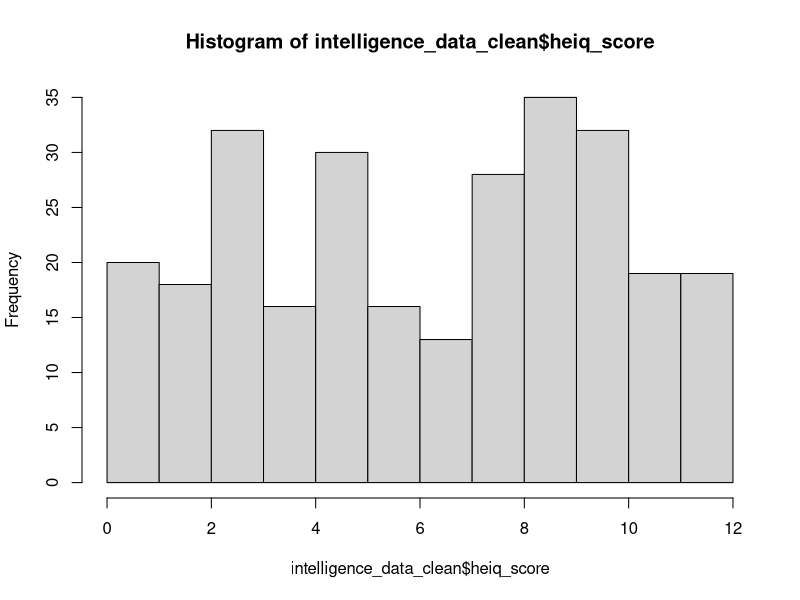
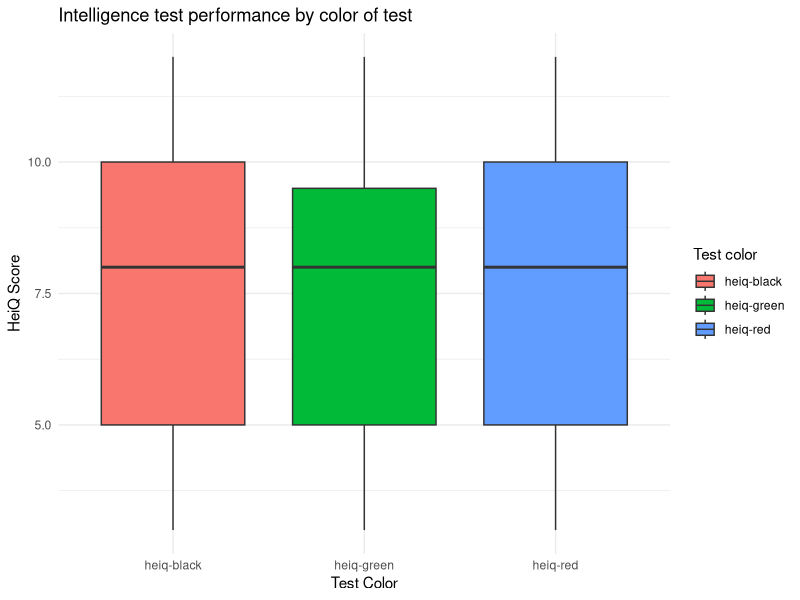

Write the R code that produced these figures, in order.
#### Challenge 1 ------
library(dplyr)
library(ggplot2)
library(psych)

#### Challenge 2 ------
data <- read.csv("episodes/data/empra_color_intelligence_clean.csv")

#### Challenge 3 ------
colnames(data)
# View(data)

str(data)

# Intelligence Columns:
# everything starting with "item", "fragebogen_der_im_interview_verwendet_wurde",
# maybe "abi" as validation, starting with *dq*

# Physical Activity Columns:
# everything including *sportart*

#### Challenge 4 ------
describe(data)
glimpse(data)

intelligence_data <- data %>%
  select(contains("item"), fragebogen_der_im_interview_verwendet_wurde,
         contains("dq"))

describe(intelligence_data)

# Answers to the items are weird (ranging 1-9 and including -9)

#### Challenge 5 ------
intelligence_data_clean <- intelligence_data %>%
  filter(item_kont == 1)

nrow(intelligence_data) - nrow(intelligence_data_clean)

intelligence_data %>%
  filter(item_kont != 1 | is.na(item_kont)) %>% View()

# 21 participants excluded, some correct answers to other items, but may be chance

#### Challenge 6 ------
intelligence_data_clean <- intelligence_data_clean %>%
  mutate(
    across(
      starts_with("item"),
      ~ ifelse(.x == 1, 1, 0),
      .names = "{.col}_acc"
    )
  )

#### Challenge 7 ------
intelligence_data_clean <- intelligence_data_clean %>%
  mutate(
    heiq_score = rowSums(across(matches("item\\d+_acc")), na.rm = TRUE)
  )

#### Challenge 8 ------
hist(intelligence_data_clean$heiq_score)

# Not normally distributed, some values are 0 or 1

#### Challenge 9 ------
# Random chance would be 12/9 = 1.3 items, exclude all with < 2
intelligence_data_noguessing <- intelligence_data_clean %>%
  filter(heiq_score > 2, dq_distraction != 3, dq_meaningless_responses != 3)

#### Challenge 10 ------
intelligence_data_noguessing %>%
  count(fragebogen_der_im_interview_verwendet_wurde)

#### Challenge 11 ------
intelligence_data_noguessing %>%
  group_by(fragebogen_der_im_interview_verwendet_wurde) %>%
  summarize(
    mean_score = mean(heiq_score),
    n = n(),
    min = min(heiq_score),
    max = max(heiq_score),
    sd = sd(heiq_score)
  )

#### Challenge 12 ------
intelligence_data_noguessing %>%
  ggplot(
    aes(x = fragebogen_der_im_interview_verwendet_wurde,
        y = heiq_score,
        fill = fragebogen_der_im_interview_verwendet_wurde
    )
  ) +
  geom_boxplot()+
  theme_minimal()+
  labs(
    title = "Intelligence test performance by color of test",
    x = "Test Color",
    y = "HeiQ Score",
    fill = "Test color"
  )
